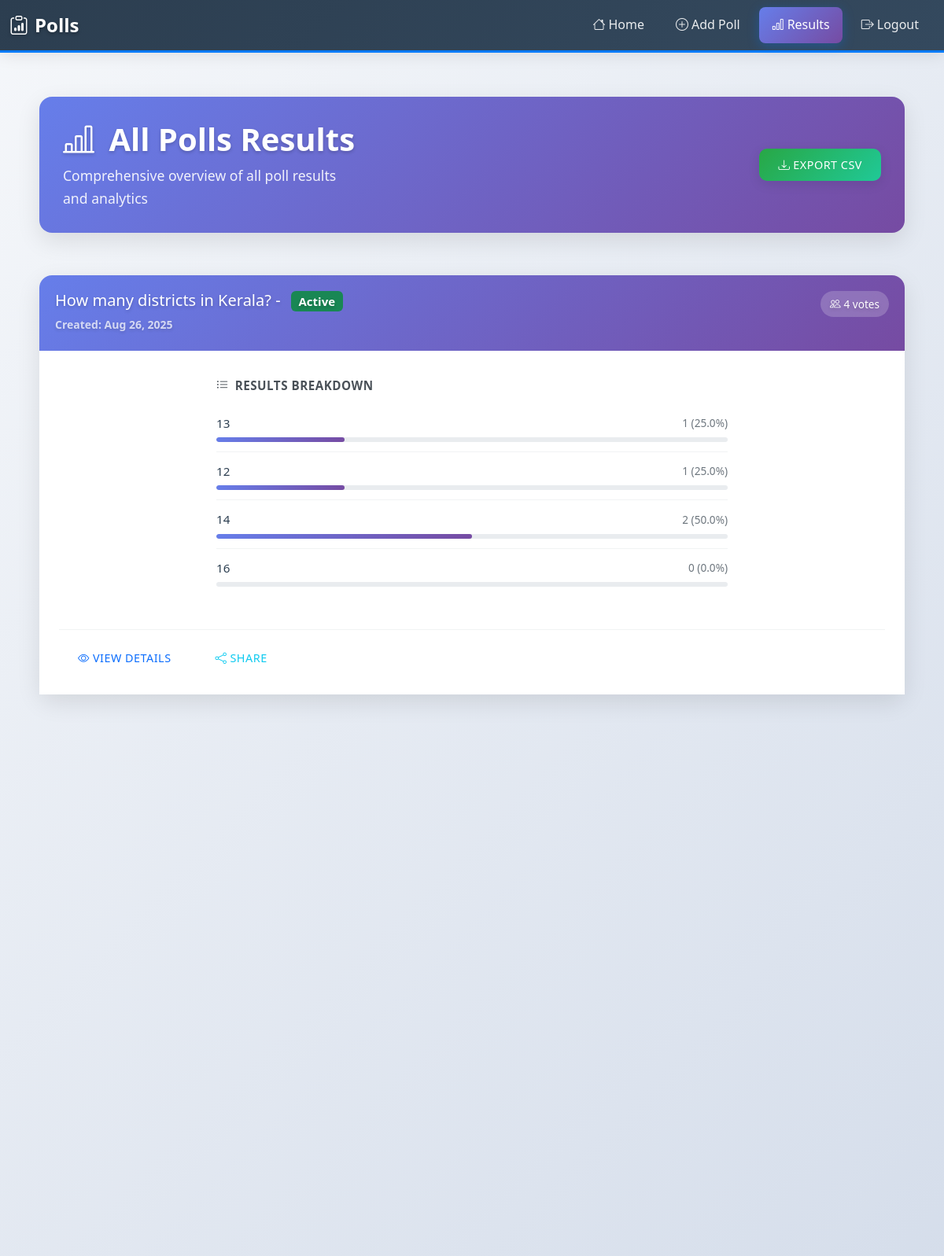
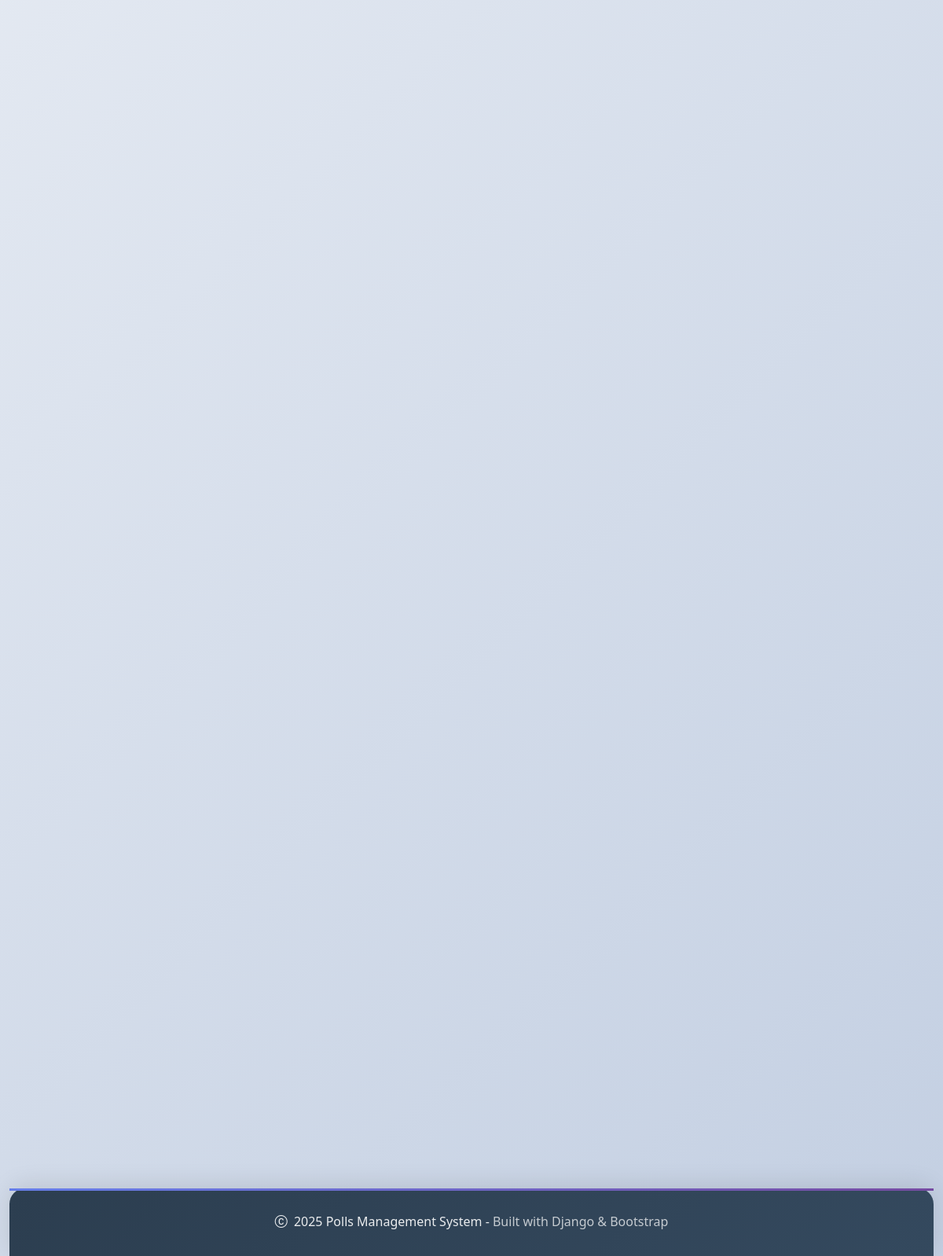
The page /main/polls/results/ (signed in) on the database its author committed (2 pictures, top to bottom).
### adminapp/models.py (models this page shows, shortened)
class Poll(models.Model):
    question = models.CharField(max_length=255)
    created_by = models.ForeignKey(User, on_delete=models.CASCADE, related_name="created_polls")
    created_at = models.DateTimeField(auto_now_add=True)
    is_active = models.BooleanField(default=True)
    expiry_date = models.DateTimeField(null=True)
    def total_votes(self):
        return Vote.objects.filter(option__poll=self).count()

class Option(models.Model):
    poll = models.ForeignKey(Poll, on_delete=models.CASCADE, related_name="options")
    text = models.CharField(max_length=255)

### adminapp/views.py (the view)
# urls.py: path("polls/results/",all_polls_results, name="all_polls_results"),
@login_required
@user_passes_test(is_admin)
def all_polls_results(request):
    polls = Poll.objects.all()
    polls_data = []
    for poll in polls:
        total_votes = poll.total_votes()
        options_data = []
        for option in poll.options.all():
            count = option.votes.count()
            percentage = (count / total_votes) * 100 if total_votes > 0 else 0
            options_data.append({
                "text": option.text,
                "count": count,
                "percentage": round(percentage, 2)
            })
        polls_data.append({
            "poll": poll,
            "total_votes": total_votes,
            "options": options_data
        })
    return render(request, "all_poll_results.html", {"polls_data": polls_data})

### adminapp/views.py (called while the page is built)
def is_admin(user):
    return user.is_superuser

### adminapp/templates/all_poll_results.html (shortened to what this page needs)
{% extends "base.html" %}
{% block content %}
<div class="row mb-4">
    <div class="col-12">
        <div class="page-header">
            <div class="d-flex justify-content-between align-items-center flex-wrap">
                <div>
                    <h1 class="page-title">
                        <i class="bi bi-bar-chart-line me-2"></i>
                        {% if poll %}
                            Poll Results
                        {% else %}
                            All Polls Results
                        {% endif %}
                    </h1>
                    {% if poll %}
                        <p class="page-subtitle">{{ poll.question }}</p>
                    {% else %}
                        <p class="page-subtitle">Comprehensive overview of all poll results and analytics</p>
                    {% endif %}
                </div>
                <div class="page-actions">
                    <a href="{% url 'export_polls_results_csv' %}" class="btn btn-success">
                        <i class="bi bi-download me-1"></i>Export CSV
                    </a>
                </div>
            </div>
        </div>
    </div>
</div>
{% if poll %}
<div class="row">
    <div class="col-lg-4 col-md-6 mb-4">
        <div class="card summary-card">
            <div class="card-body text-center">
                <div class="summary-icon">
                    <i class="bi bi-people-fill"></i>
                </div>
                <h3 class="summary-number">{{ total_votes }}</h3>
                <p class="summary-label">Total Votes</p>
                <div class="summary-progress">
                    <div class="progress">
                        <div class="progress-bar bg-success" role="progressbar" style="width: 100%"></div>
                    </div>
                    <small class="text-muted mt-1">Participation Rate: 100%</small>
                </div>
            </div>
        </div>
    </div>
    <div class="col-lg-8 col-md-6 mb-4">
        <div class="card results-card">
            <div class="card-header">
                <h5 class="mb-0">
                    <i class="bi bi-list-ol me-2"></i>Detailed Results
                </h5>
            </div>
            <div class="card-body">
                <div class="results-list">
                    {% for item in data %}
                    <div class="result-item" data-votes="{{ item.count }}" data-percentage="{{ item.percentage }}">
                        <div class="result-info">
                            <div class="result-text">{{ item.text }}</div>
                            <div class="result-stats">
                                <span class="vote-count">{{ item.count }} votes</span>
                                <span class="vote-percentage">{{ item.percentage }}%</span>
                            </div>
                        </div>
                        <div class="result-bar">
                            <div class="progress-bar-custom" style="width: {{ item.percentage }}%"></div>
                        </div>
                    </div>
                    {% endfor %}
                </div>
            </div>
        </div>
    </div>
    <div class="col-12 mb-4">
        <div class="card chart-card">
            <div class="card-header d-flex justify-content-between align-items-center">
                <h5 class="mb-0">
                    <i class="bi bi-graph-up me-2"></i>Visual Analysis
                </h5>
                <div class="chart-controls">
                    <div class="btn-group btn-group-sm" role="group">
                        <input type="radio" class="btn-check" name="chartType" id="pieChart" autocomplete="off" checked>
                        <label class="btn btn-outline-primary" for="pieChart">
                            <i class="bi bi-pie-chart me-1"></i>Pie
                        </label>
                        <input type="radio" class="btn-check" name="chartType" id="barChart" autocomplete="off">
                        <label class="btn btn-outline-primary" for="barChart">
                            <i class="bi bi-bar-chart me-1"></i>Bar
                        </label>
                        <input type="radio" class="btn-check" name="chartType" id="doughnutChart" autocomplete="off">
                        <label class="btn btn-outline-primary" for="doughnutChart">
                            <i class="bi bi-circle me-1"></i>Doughnut
                        </label>
                    </div>
                </div>
            </div>
            <div class="card-body">
                <div class="chart-container">
                    <canvas id="resultsChart"></canvas>
                </div>
            </div>
        </div>
    </div>
</div>
{% else %}
<div class="row">
    {% for poll_data in polls_data %}
    <div class="col-12 mb-5">
        <div class="card poll-results-card">
            <div class="card-header">
                <div class="d-flex justify-content-between align-items-start">
                    <div>
                        <h5 class="mb-1">{{ poll_data.poll.question }} - {% if poll_data.poll.is_active %}
                        <span class="badge bg-success ms-2">Active</span>
                        {% else %}
                        <span class="badge bg-danger ms-2">Expired</span>
                        {% endif %}</h5>
                        <small class="text-light opacity-75">
                            Created: {{ poll_data.poll.created_at|date:"M d, Y" }}
                        </small>
                    </div>
                    <div class="poll-stats-badge">
                        <i class="bi bi-people me-1"></i>{{ poll_data.total_votes }} votes
                    </div>
                </div>
            </div>
            <div class="card-body" style="background-color:white;">
                <div class="row" style="padding:10px 200px;">
                    <div class="col mb-3">
                        <div class="results-section">
                            <h6 class="section-title">
                                <i class="bi bi-list-ul me-2"></i>Results Breakdown
                            </h6>
                            <div class="results-list-compact">
                                {% for option in poll_data.options %}
                                <div class="result-item-compact">
                                    <div class="result-info-compact">
                                        <span class="result-text-compact">{{ option.text }}</span>
                                        <span class="result-stats-compact">
                                            {{ option.count }} ({{ option.percentage }}%)
                                        </span>
                                    </div>
                                    <div class="result-bar-compact">
                                        <div class="progress-bar-compact" style="width: {{ option.percentage }}%"></div>
                                    </div>
                                </div>
                                {% endfor %}
                            </div>
                        </div>
                    </div>
                </div>
                <div class="poll-actions mt-3">
                    <a href="{% url 'poll_results' poll_data.poll.id %}" class="btn btn-sm btn-outline-primary">
                        <i class="bi bi-eye me-1"></i>View Details
                    </a>
                    <button class="btn btn-sm btn-outline-info" onclick="sharePoll({{ poll_data.poll.id }})">
                        <i class="bi bi-share me-1"></i>Share
                    </button>
                </div>
            </div>
        </div>
    </div>
    {% endfor %}
</div>
{% endif %}
{% endblock %}

### adminapp/templates/base.html (style rules this page uses)
:root { --primary-gradient: linear-gradient(135deg, #667eea 0%, #764ba2 100%); --dark-gradient: linear-gradient(135deg, #2c3e50 0%, #34495e 100%); --card-shadow: 0 10px 30px rgba(0, 0, 0, 0.1); --card-hover-shadow: 0 15px 40px rgba(0, 0, 0, 0.15); --transition: all 0.3s cubic-bezier(0.4, 0, 0.2, 1); }
body { background: linear-gradient(135deg, #f5f7fa 0%, #c3cfe2 100%); font-family: 'Segoe UI', Tahoma, Geneva, Verdana, sans-serif; line-height: 1.6; min-height: 100vh; position: relative; }
.card { border: none; border-radius: 16px; box-shadow: var(--card-shadow); transition: var(--transition); background: rgba(255, 255, 255, 0.95); backdrop-filter: blur(10px); }
.card-header { background: var(--primary-gradient); color: white; border-radius: 16px 16px 0 0 !important; border: none; padding: 20px; font-weight: 600; text-shadow: 0 2px 4px rgba(0, 0, 0, 0.2); }
.card-body { padding: 25px; }
.btn { border-radius: 10px; font-weight: 500; padding: 10px 24px; transition: var(--transition); border: none; text-transform: uppercase; letter-spacing: 0.5px; font-size: 0.9rem; }
.btn-success { background: linear-gradient(135deg, #28a745 0%, #20c997 100%); box-shadow: 0 4px 15px rgba(40, 167, 69, 0.3); }

### adminapp/templates/all_poll_results.html (style rules this page uses)
.page-header { background: var(--primary-gradient); border-radius: 16px; padding: 30px; color: white; margin-bottom: 30px; box-shadow: var(--card-shadow); }
.page-title { font-size: 2.5rem; font-weight: 700; margin-bottom: 8px; text-shadow: 0 2px 4px rgba(0,0,0,0.2); }
.page-subtitle { font-size: 1.1rem; opacity: 0.9; margin-bottom: 0; max-width: 80%; }
.page-actions .btn { box-shadow: 0 4px 15px rgba(0,0,0,0.1); }
.results-card, .chart-card, .poll-results-card { border: none; border-radius: 16px; box-shadow: var(--card-shadow); transition: var(--transition); }
.results-section, .chart-section { height: 100%; }
.section-title { color: #495057; font-weight: 600; margin-bottom: 15px; font-size: 0.95rem; text-transform: uppercase; letter-spacing: 0.5px; }
.results-list-compact { space-y: 10px; }
.result-item-compact { padding: 12px 0; border-bottom: 1px solid #f1f3f4; transition: var(--transition); }
.result-item-compact:last-child { border-bottom: none; }
.result-info-compact { display: flex; justify-content: between; align-items: center; margin-bottom: 6px; }
.result-text-compact { font-weight: 500; color: #2c3e50; font-size: 0.95rem; }
.result-stats-compact { color: #6c757d; font-size: 0.85rem; font-weight: 500; margin-left: auto; }
.result-bar-compact { width: 100%; height: 6px; background: #e9ecef; border-radius: 3px; overflow: hidden; }
.progress-bar-compact { height: 100%; background: var(--primary-gradient); border-radius: 3px; transition: width 1.5s ease-in-out; }
.poll-stats-badge { background: rgba(255,255,255,0.2); color: white; padding: 6px 12px; border-radius: 20px; font-size: 0.85rem; font-weight: 500; backdrop-filter: blur(10px); }
.poll-actions { border-top: 1px solid #f1f3f4; padding-top: 15px; display: flex; gap: 8px; flex-wrap: wrap; }
.result-item:nth-child(1) .progress-bar-custom, .result-item-compact:nth-child(1) .progress-bar-compact { animation-delay: 0.2s; }
.result-item:nth-child(2) .progress-bar-custom, .result-item-compact:nth-child(2) .progress-bar-compact { animation-delay: 0.4s; }
.result-item:nth-child(3) .progress-bar-custom, .result-item-compact:nth-child(3) .progress-bar-compact { animation-delay: 0.6s; }

### rows shown on the page
Poll: poll.question "How many districts in Kerala?", is_active "Active", poll.created_at "Aug 26, 2025", total_votes "4", count "1" "1" "2" "0", percentage "25.0" "25.0" "50.0" "0.0"
Option: text "13"
Option: text "12"
Option: text "14"
Option: text "16"

### other values the page prints
{{ year|default:"2025" }} "2025"
